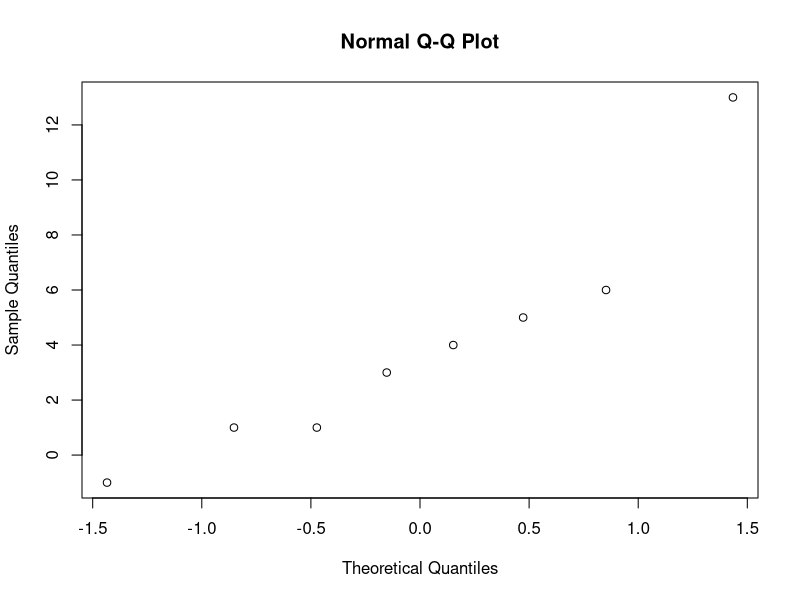
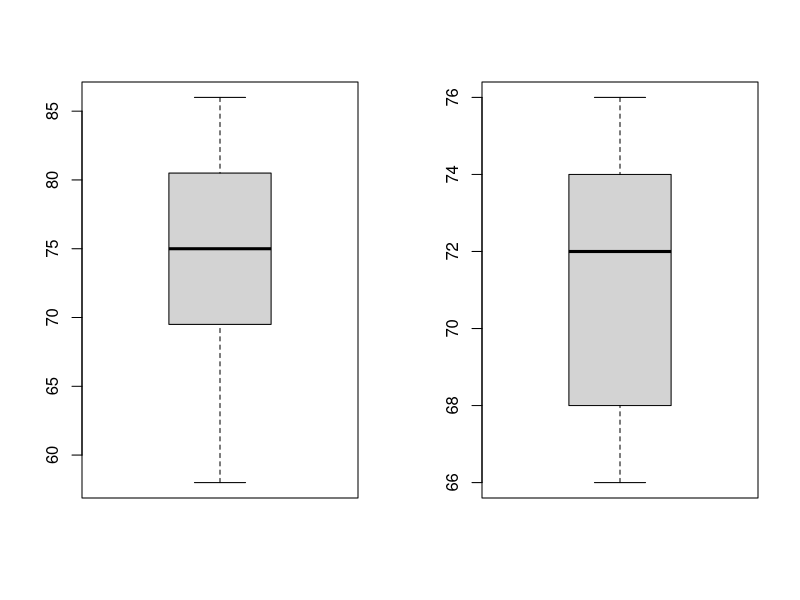
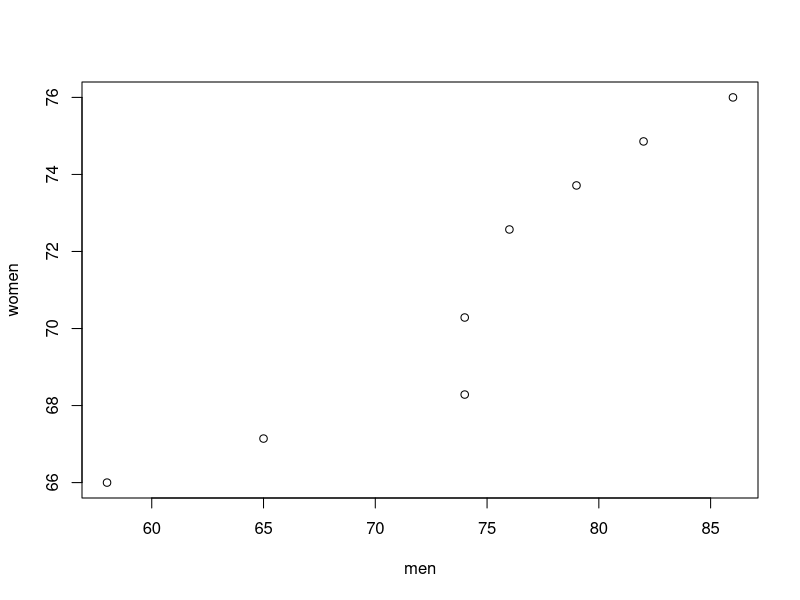
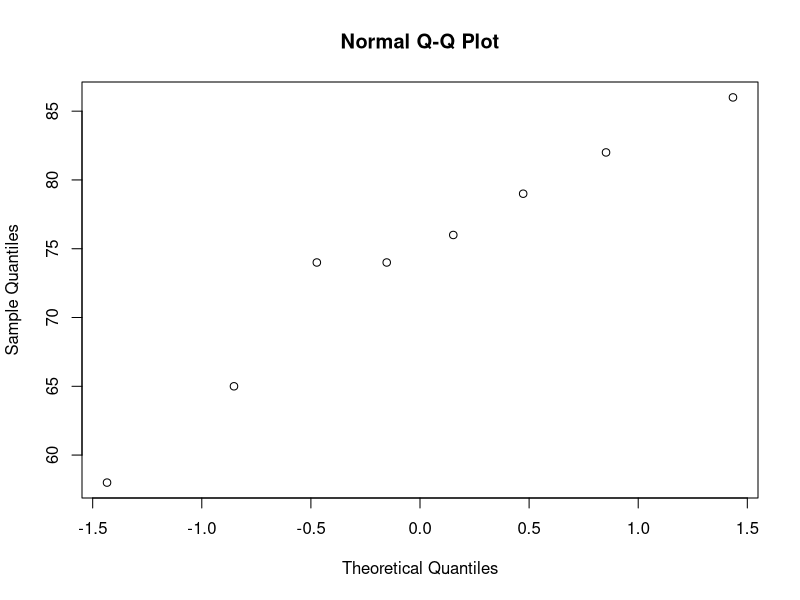
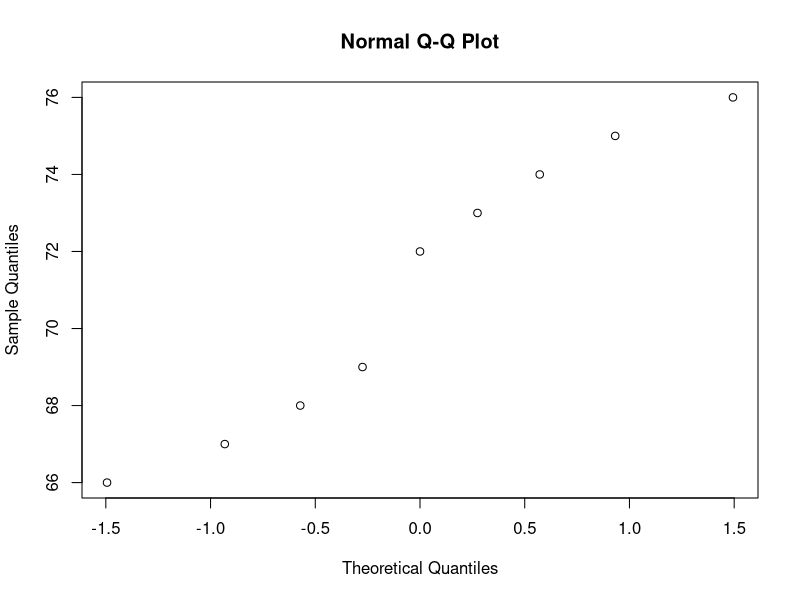
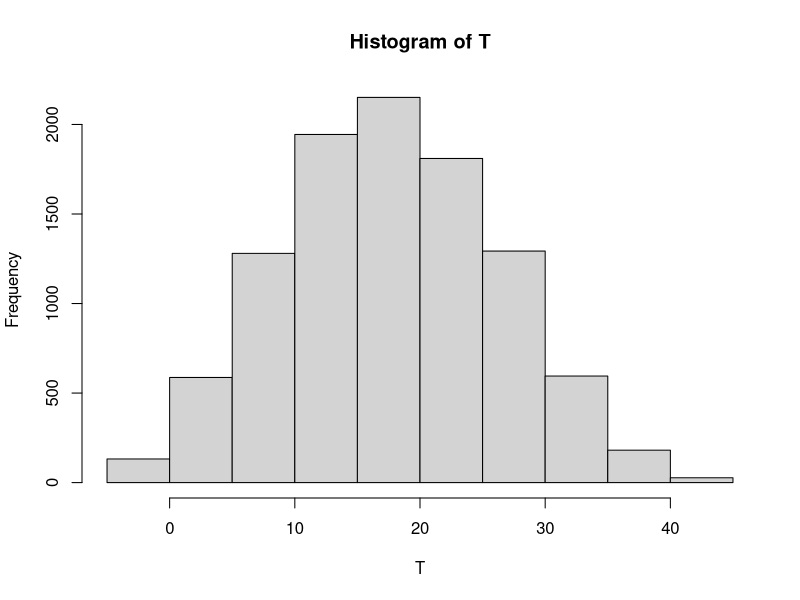

Write R code to recreate these figures, in order.
## The effects of two types viruses on tobaco leaves was studied 
##by rubbing a preparation of each virus onto 8 tobacco leaves. The number of 
## lesions counted on each leaf for each virus is given here

v1 <- c(31,20,18,17,9,8,10,7)
v2 <- c(18,17,14,11,10,7,5,6)

## interest is whether there is a difference in the average number of lesions for the two viruses


### Paired design since each virus ius on each leaf

d <- v1-v2
## eda
qqnorm(d) ## qq plot
shapiro.test(d) ## test for normality
## cant reject the assumption of normality

mean(d)
var(d)
t.test(v1,v2,paired = T,mu=0,alternative = "two.sided")

## paired t test rejects the null hypothesis that the means are the same 
## what is the value of the paired test

cor(v1,v2)
## highly correlated

t.test(v1,v2,mu=0,alternative = "two.sided") ## default is not paired
## independent test does not reject the null hypothesis that the means are the same


### A blood bank kept a record of heartbeats per minute for blood donors.
## Test whether avg heartbeat is same for the men and women
## Test whether mean HB for men = mean HB for women

## not paired - independent samples
men <- c(58,76,82,74,79,65,74,86)
women <- c(66,74,69,76,72,73,75,67,68)
## EDA
##side by side boxplots
par(mfrow=c(1,2))
boxplot(men)
boxplot(women)

## check the qqplot for difference in distribution
par(mfrow=c(1,1))
qqplot(men,women)

## distributions look different (not 45 degree line)
## check normality
qqnorm(men) ## does not look normal
qqnorm(women) ## normal probably ok assumption

shapiro.test(men) ## cant reject normality p value = .62
shapiro.test(women) ## cant reject normality p value = .4592

mean(men)
mean(women)

var(men)
var(women)

## test for equal variances
var.test(men,women,ratio = 1,alternative = "two.sided")
## reject null hypothesis that variances are the same - conclude variances are unequal
## need to do welch's test

## non parametric test for equal variances
mood.test(men,women,alternative = "two.sided") ## agree with variance test

## welches t test for equal means
t.test(men,women,alternative = "two.sided",var.equal = F)
## cant reject the null hypothesis that the means are the same because p value is same

## t test assuming variances are equal
t.test(men,women,alternative = "two.sided",var.equal = T)


## man whitney non parametric test for non normal data
wilcox.test(men,women,alternative = "two.sided",exact = F)

### randomization test
x<-c(0,1,1,0,-2)
y<-c(6,7,7,4,-3,9,14)

n <- 5
m <- 7

## so there are 12 choose 5 diferent samples of size 5 that can be drawn from the combined sample

xy <- c(x,y)
T<-numeric(10000)
for (i in 1:10000)T[i] <- sum(sample(xy,size = length(x),replace = F))
Tobs <- sum(x) 
table(T)

## Tobs for the sample x was 0 , count the number of T's <= 0 = 125
## p-value = 125/10000
## so reject the null hypothesis

hist(T)


## assignments: read and study inferences on proportions

## 1. pollution levels were measured downstream and upstream from a plant. 
## On a given day  one measure was taken upstream and one was taken downstream. 16 days."streams.csv". Test
## whether there is a difference in the pollution level up and down the stream

## Yield in pounds of tomatoes per week for two gardens with different types of fertilizer are given in the file "t.test.data.csv".
## determine whether the average yields for the two gardens differ














































